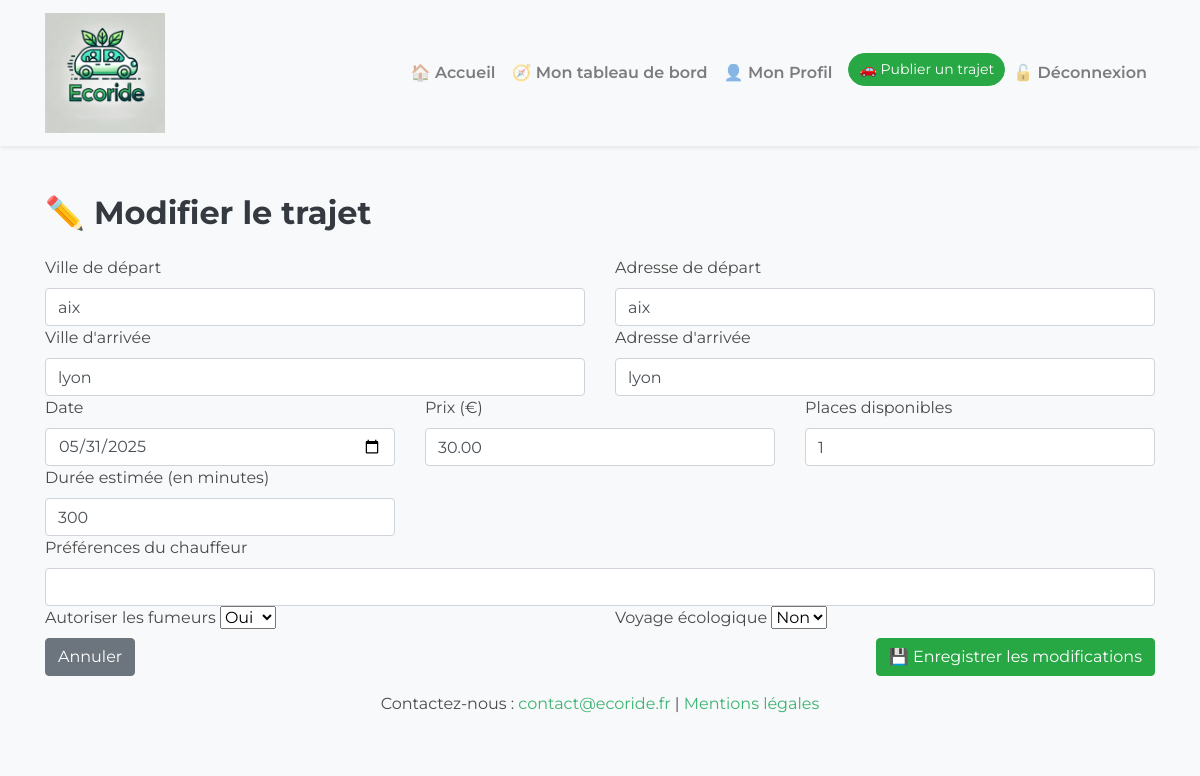
The app's page /views/modifier_trajet.php?id=53 (signed in) with its own data.
### tables this page shows
CREATE TABLE `trajets` (
  `id` int NOT NULL,
  `chauffeur` varchar(100) NOT NULL,
  `photo` varchar(255) DEFAULT 'default.jpg',
  `depart` varchar(100) NOT NULL,
  `adresse_depart` varchar(255) DEFAULT NULL,
  `destination` varchar(100) NOT NULL,
  `adresse_arrivee` varchar(255) DEFAULT NULL,
  `date` date NOT NULL,
  `prix` decimal(10,2) NOT NULL,
  `places` int NOT NULL DEFAULT '3',
  `vehicule_id` int DEFAULT NULL,
  `eco` tinyint(1) NOT NULL DEFAULT '0',
  `fumeur` tinyint(1) NOT NULL DEFAULT '0',
  `preferences` text,
  `created_at` timestamp NOT NULL DEFAULT CURRENT_TIMESTAMP,
  `user_id` int NOT NULL,
  `statut` enum('à_venir','en_cours','termine') DEFAULT 'à_venir',
  `duree_minutes` int NOT NULL DEFAULT '0'
);

### views/modifier_trajet.php (the view, shortened to what this page needs)
<?php
require_once __DIR__ . '/../config/database.php';
$user_id   = (int)$_SESSION['user_id'];
$trajet_id = isset($_GET['id']) ? (int)$_GET['id'] : 0;
$sql  = 'SELECT * FROM trajets WHERE id = ? AND user_id = ?';
$stmt = $conn->prepare($sql);
$stmt->execute([$trajet_id, $user_id]);
$trajet = $stmt->fetch(PDO::FETCH_ASSOC);
$val_date = $trajet['date'] ?? '';
require_once __DIR__ . '/../templates/header.php';
?>
<div class="container mt-5">
    <h2 class="mb-4">✏️ Modifier le trajet</h2>
    <form action="/controllers/traiter_modification_trajet.php" method="POST" class="row g-4">
        <div class="col-md-6">
            <label for="depart" class="form-label">Ville de départ</label>
            <input type="text" class="form-control" name="depart" id="depart"
                   value="<?= htmlspecialchars($trajet['depart'] ?? '', ENT_QUOTES, 'UTF-8') ?>" required>
        </div>
        <div class="col-md-6">
            <label for="adresse_depart" class="form-label">Adresse de départ</label>
            <input type="text" class="form-control" name="adresse_depart" id="adresse_depart"
                   value="<?= htmlspecialchars($trajet['adresse_depart'] ?? '', ENT_QUOTES, 'UTF-8') ?>" required>
        </div>
        <div class="col-md-6">
            <label for="destination" class="form-label">Ville d'arrivée</label>
            <input type="text" class="form-control" name="destination" id="destination"
                   value="<?= htmlspecialchars($trajet['destination'] ?? '', ENT_QUOTES, 'UTF-8') ?>" required>
        </div>
        <div class="col-md-6">
            <label for="adresse_arrivee" class="form-label">Adresse d'arrivée</label>
            <input type="text" class="form-control" name="adresse_arrivee" id="adresse_arrivee"
                   value="<?= htmlspecialchars($trajet['adresse_arrivee'] ?? '', ENT_QUOTES, 'UTF-8') ?>" required>
        </div>
        <div class="col-md-4">
            <label for="date" class="form-label">Date</label>
            <input type="date" class="form-control" name="date" id="date"
                   value="<?= htmlspecialchars($val_date, ENT_QUOTES, 'UTF-8') ?>" required>
        </div>
        <div class="col-md-4">
            <label for="prix" class="form-label">Prix (€)</label>
            <input type="number" class="form-control" name="prix" id="prix" min="0" step="0.01"
                   value="<?= htmlspecialchars((string)($trajet['prix'] ?? ''), ENT_QUOTES, 'UTF-8') ?>" required>
        </div>
        <div class="col-md-4">
            <label for="places" class="form-label">Places disponibles</label>
            <input type="number" class="form-control" name="places" id="places" min="1"
                   value="<?= (int)($trajet['places'] ?? 1) ?>" required>
        </div>
        <div class="col-md-4">
            <label for="duree_minutes" class="form-label">Durée estimée (en minutes)</label>
            <input type="number" class="form-control" name="duree_minutes" id="duree_minutes" min="1"
                   value="<?= (int)($trajet['duree_minutes'] ?? 1) ?>" required>
        </div>
        <div class="col-md-12">
            <label for="preferences" class="form-label">Préférences du chauffeur</label>
            <input type="text" class="form-control" name="preferences" id="preferences"
                   value="<?= htmlspecialchars($trajet['preferences'] ?? '', ENT_QUOTES, 'UTF-8') ?>">
        </div>
        <div class="col-md-6">
            <label for="fumeur" class="form-label">Autoriser les fumeurs</label>
            <select class="form-select" name="fumeur" id="fumeur">
                <option value="1" <?= !empty($trajet['fumeur']) ? 'selected' : '' ?>>Oui</option>
            </select>
        </div>
        <div class="col-md-6">
            <label for="eco" class="form-label">Voyage écologique</label>
            <select class="form-select" name="eco" id="eco">
                <option value="0" <?= empty($trajet['eco']) ? 'selected' : '' ?>>Non</option>
            </select>
        </div>
        <div class="col-12 d-flex justify-content-between">
            <a href="/views/mes_trajets.php" class="btn btn-secondary">Annuler</a>
            <button type="submit" class="btn btn-success">💾 Enregistrer les modifications</button>
        </div>
    </form>
</div>
<?php require_once __DIR__ . '/../templates/footer.php'; ?>

### assets/css/style.css (style rules this page uses)
body { font-family: 'Open Sans', sans-serif; color: #4A4A4A; }
h1, h2, h3 { font-family: 'Montserrat', sans-serif; }
body { background-color: #f8f9fa; font-family: 'Montserrat', sans-serif; }
h2 { font-weight: 700; color: #343a40; }

### records on screen
trajets: depart "aix", adresse_depart "aix", destination "lyon", adresse_arrivee "lyon", date "05/31/2025", prix "30.00", places "1", duree_minutes "300", fumeur "Oui", eco "Non"
